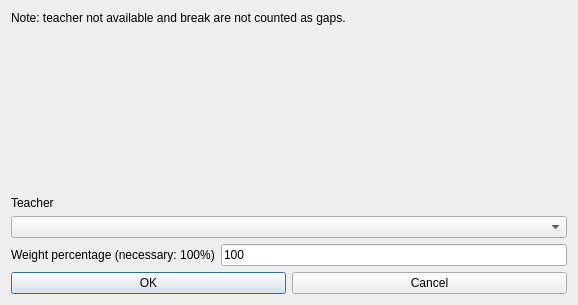
<?xml version="1.0" encoding="UTF-8"?>
<ui version="4.0">
 <class>ModifyConstraintTeacherMaxZeroGapsPerAfternoonForm_template</class>
 <widget class="QDialog" name="ModifyConstraintTeacherMaxZeroGapsPerAfternoonForm_template">
  <property name="geometry">
   <rect>
    <x>0</x>
    <y>0</y>
    <width>578</width>
    <height>305</height>
   </rect>
  </property>
  <property name="windowTitle">
   <string extracomment="This is the title of the dialog to modify a constraint of this type">Modify teacher max zero gaps per afternoon</string>
  </property>
  <layout class="QVBoxLayout" name="verticalLayout_2">
   <item>
    <widget class="QLabel" name="weightTextLabel_2">
     <property name="sizePolicy">
      <sizepolicy hsizetype="Minimum" vsizetype="Minimum">
       <horstretch>0</horstretch>
       <verstretch>0</verstretch>
      </sizepolicy>
     </property>
     <property name="frameShape">
      <enum>QFrame::NoFrame</enum>
     </property>
     <property name="frameShadow">
      <enum>QFrame::Plain</enum>
     </property>
     <property name="text">
      <string>Note: teacher not available and break are not counted as gaps.</string>
     </property>
     <property name="wordWrap">
      <bool>true</bool>
     </property>
    </widget>
   </item>
   <item>
    <spacer name="spacer4">
     <property name="orientation">
      <enum>Qt::Vertical</enum>
     </property>
     <property name="sizeType">
      <enum>QSizePolicy::Expanding</enum>
     </property>
     <property name="sizeHint" stdset="0">
      <size>
       <width>99</width>
       <height>99</height>
      </size>
     </property>
    </spacer>
   </item>
   <item>
    <layout class="QVBoxLayout" name="verticalLayout">
     <item>
      <widget class="QLabel" name="teacherTextLabel">
       <property name="frameShape">
        <enum>QFrame::NoFrame</enum>
       </property>
       <property name="frameShadow">
        <enum>QFrame::Plain</enum>
       </property>
       <property name="text">
        <string>Teacher</string>
       </property>
       <property name="wordWrap">
        <bool>false</bool>
       </property>
      </widget>
     </item>
     <item>
      <widget class="QComboBox" name="teachersComboBox">
       <property name="editable">
        <bool>false</bool>
       </property>
       <property name="insertPolicy">
        <enum>QComboBox::NoInsert</enum>
       </property>
       <property name="duplicatesEnabled">
        <bool>false</bool>
       </property>
      </widget>
     </item>
    </layout>
   </item>
   <item>
    <layout class="QHBoxLayout" name="horizontalLayout_2">
     <item>
      <widget class="QLabel" name="weightTextLabel">
       <property name="frameShape">
        <enum>QFrame::NoFrame</enum>
       </property>
       <property name="frameShadow">
        <enum>QFrame::Plain</enum>
       </property>
       <property name="text">
        <string>Weight percentage (necessary: 100%)</string>
       </property>
       <property name="wordWrap">
        <bool>false</bool>
       </property>
      </widget>
     </item>
     <item>
      <widget class="QLineEdit" name="weightLineEdit">
       <property name="text">
        <string notr="true">100</string>
       </property>
      </widget>
     </item>
    </layout>
   </item>
   <item>
    <layout class="QHBoxLayout">
     <item>
      <widget class="QPushButton" name="okPushButton">
       <property name="text">
        <string>OK</string>
       </property>
      </widget>
     </item>
     <item>
      <widget class="QPushButton" name="cancelPushButton">
       <property name="text">
        <string>Cancel</string>
       </property>
      </widget>
     </item>
    </layout>
   </item>
  </layout>
 </widget>
 <layoutdefault spacing="6" margin="11"/>
 <resources/>
 <connections/>
</ui>
